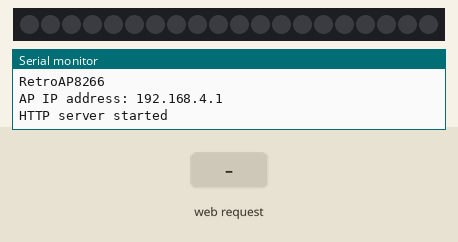
Simulated run of this sketch. Board: ESP8266 (NodeMCU). Shown: 20 RGB LEDs in strip order, left to right, the last lines printed to the serial monitor. The inputs (shaded band) are chosen by the test bench. WiFi joins after 1.5 s; servers stay silent unless stated.

Above: at 2.2 s.
2.3 s: HTTP request GET /l received
At 2.96 s:
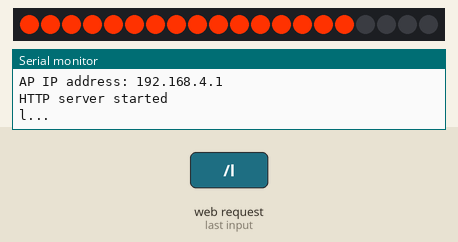
4.9 s: HTTP request GET /r received
At 6.36 s:
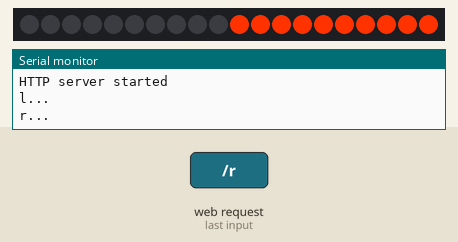
7.7 s: HTTP request GET /m received
At 8.72 s:
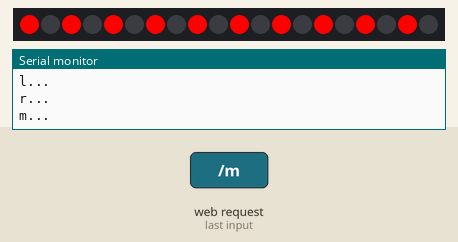
10.6 s: HTTP request GET /l received
At 12.12 s:
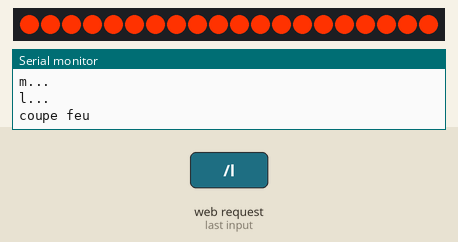
Timing chart, 0 to 13.6 s (numbered marks = the images above; inputs shaded):
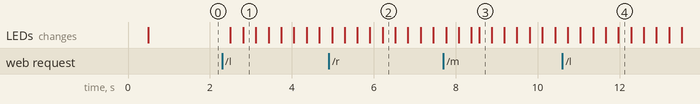

The sketch:

8266-ws-AP.ino
```cpp
#include <Adafruit_NeoPixel.h>
#define PINL        0 // On Trinket or Gemma, suggest changing this to 1
#define NUMPIXELS 20 // Popular NeoPixel ring size

  Adafruit_NeoPixel pixelsl(NUMPIXELS, PINL, NEO_GRB + NEO_KHZ800);


#define DELAYVAL 20 // Time (in milliseconds) to pause between pixels

#include <ESP8266WiFi.h>
//#include <WiFiClient.h>
#include <ESP8266WebServer.h>
#include <ESP8266HTTPClient.h>

/* Set these to your desired credentials. */
//#include <RCSwitch.h>
//RCSwitch mySwitch = RCSwitch();

#define isAP
//#define isCLIENT

#ifdef isAP
  #define APSSID "RetroAP8266"
  #define APPSK  "Santony85"
  IPAddress local_IP(192,168,4,1);
  IPAddress gateway(192,168,4,1);
  IPAddress subnet(255,255,255,0);

#endif

#ifdef isCLIENT
  #define APSSID "Livebox-4296"
  #define APPSK  "Santony85"
#endif

//#define STATIC_IP                       // uncomment for static IP, set IP below
#ifdef STATIC_IP
  IPAddress ip(192,168,4,1);
  IPAddress gateway(192,168,4,1);
  IPAddress subnet(255,255,255,0);
#endif

const char *ssid = APSSID;
const char *password = APPSK;
#define WIFI_TIMEOUT 30000

String macadd = "retrocamera";

ESP8266WebServer server(80);

int first=1;
int nbCli=0;
int isClil=0;
int isClir=0;
int isCli=0;
int isFeu=0;
int isRemote=0;
int isblk=0;
const int timeout =1000;
long int oldtime;
String ipTel="";

int rx0 = 4;    // pushbutton connected to digital pin 7
int rx1 = 5;    // pushbutton connected to digital pin 7
int vrx0 = 0;
int vrx1 = 0;

void wifi_setup() {
  /*Serial.println();
  Serial.print("Connecting to ");
  Serial.println(APSSID);*/

  WiFi.begin(APSSID, APPSK);
  WiFi.mode(WIFI_STA);
  #ifdef STATIC_IP
    WiFi.config(ip, gateway, subnet);
  #endif

  unsigned long connect_start = millis();
  while(WiFi.status() != WL_CONNECTED) {
    delay(500);
    Serial.print(".");

    if(millis() - connect_start > WIFI_TIMEOUT) {
      Serial.println();
      Serial.print("Tried ");
      Serial.print(WIFI_TIMEOUT);
      Serial.print("ms. Resetting ESP now.");
      ESP.reset();
    }
  }

  Serial.println("");
  Serial.println("WiFi connected");
  Serial.print("IP address: ");
  Serial.println(WiFi.localIP());
  Serial.println();}
void handleRoot() {
  server.send(200, "text/plain", "hello from esp8266!");
  Serial.println("\n\nGet Root...");}

void colorWipeL(){
  for(int i=0; i<20; i++) { // For each pixel...
    pixelsl.setPixelColor(i, pixelsl.Color(255, 50, 0));
    pixelsl.show();   // Send the updated pixel colors to the hardware.
    delay(DELAYVAL); // Pause before next pass through loop
  }
  for(int i=0; i<20; i++) { // For each pixel...
    pixelsl.setPixelColor(i, pixelsl.Color(0, 0, 0));
    pixelsl.show();   // Send the updated pixel colors to the hardware.
    delay(DELAYVAL); // Pause before next pass through loop
  }
  if(nbCli <5)nbCli++;
  else {
    isClil=0;
    isCli=0;
    nbCli=0;
    isRemote=0;
    if(isFeu==1){
      feuOn();
      Serial.println("allume feu");
      }
  }}

void colorWipeR(){
  for(int i=20; i>=0; i--) { // For each pixel...
    pixelsl.setPixelColor(i, pixelsl.Color(255, 50, 0));
    pixelsl.show();   // Send the updated pixel colors to the hardware.
    delay(DELAYVAL); // Pause before next pass through loop
  }
  for(int i=20; i>=0; i--) { // For each pixel...
    pixelsl.setPixelColor(i, pixelsl.Color(0, 0, 0));
    pixelsl.show();   // Send the updated pixel colors to the hardware.
    delay(DELAYVAL); // Pause before next pass through loop
  }
  if(nbCli <5)nbCli++;
  else {
    isClir=0;
    isCli=0;
    nbCli=0;
    isRemote=0;
    if(isFeu==1){
      feuOn();
      Serial.println("allume feu");
      }
  }}
void feuOn(){
    pixelsl.setPixelColor(0, pixelsl.Color(255, 0, 0));
    pixelsl.setPixelColor(2, pixelsl.Color(255, 0, 0));
    pixelsl.setPixelColor(4, pixelsl.Color(255, 0, 0));
    pixelsl.setPixelColor(6, pixelsl.Color(255, 0, 0));
    pixelsl.setPixelColor(8, pixelsl.Color(255, 0, 0));
    pixelsl.setPixelColor(10, pixelsl.Color(255, 0, 0));
    pixelsl.setPixelColor(12, pixelsl.Color(255, 0, 0));
    pixelsl.setPixelColor(14, pixelsl.Color(255, 0, 0));
    pixelsl.setPixelColor(16, pixelsl.Color(255, 0, 0));
    pixelsl.setPixelColor(18, pixelsl.Color(255, 0, 0));
    pixelsl.show();}

void feuOff(){
    pixelsl.setPixelColor(0, pixelsl.Color(0, 0, 0));
    pixelsl.setPixelColor(2, pixelsl.Color(0, 0, 0));
    pixelsl.setPixelColor(4, pixelsl.Color(0, 0, 0));
    pixelsl.setPixelColor(6, pixelsl.Color(0, 0, 0));
    pixelsl.setPixelColor(8, pixelsl.Color(0, 0, 0));
    pixelsl.setPixelColor(10, pixelsl.Color(0, 0, 0));
    pixelsl.setPixelColor(12, pixelsl.Color(0, 0, 0));
    pixelsl.setPixelColor(14, pixelsl.Color(0, 0, 0));
    pixelsl.setPixelColor(16, pixelsl.Color(0, 0, 0));
    pixelsl.setPixelColor(18, pixelsl.Color(0, 0, 0));
    pixelsl.show();
    }

void handleFeu(){
  Serial.println("m...");
  if(isFeu==0){
    isFeu=1;
    feuOn();
    oldtime=millis();
    sendToTel("m");
    }
  else {
    isFeu=0;
    feuOff();
    sendToTel("n");
    }
  isRemote=0;
  server.send(200, "text/plain", "ok");

  }

void handleDirl(){
  Serial.println("l...");
    isClil=1;
    isCli=1;
    if(isFeu==1){
      feuOff();
      Serial.println("coupe feu");
      }
    server.send(200, "text/plain", "ok");
    sendToTel("l");
  }

void handleDirr(){
  Serial.println("r...");
    isClir=1;
    isCli=1;
    if(isFeu==1){
      feuOff();
      Serial.println("coupe feu");
    }
    server.send(200, "text/plain", "ok");
    sendToTel("r");
  }

void sendToTel(String txtToSend){
  HTTPClient http;
  WiFiClient client;
  String retval = "http://"+ipTel+":99/"+txtToSend;
  http.begin(client,retval.c_str());  //Specify request destination
  int httpCode = http.GET();                                  //Send the request
  if (httpCode > 0) { //Check the returning code

      String payload = http.getString();   //Get the request response payload
      Serial.println(payload);             //Print the response payload

    }

    http.end();   //Close connection

  }

void handleIpc(){
  ipTel = server.arg(0);
  Serial.println(ipTel);
  server.send(200, "text/plain", "ok");
  }

void setup() {
  //pinMode(2, INPUT);
  //pinMode(PINL, OUTPUT);
  //digitalWrite(PINL,HIGH);
  //digitalWrite(2,LOW);
  delay(500);

  pixelsl.begin(); // INITIALIZE NeoPixel strip object (REQUIRED)
  pixelsl.clear();
  Serial.begin(115200);
  delay(500);
  Serial.println("\n\nStarting...");

  #ifdef isAP
    Serial.println(ssid);
    WiFi.softAPConfig(local_IP, gateway, subnet);
    WiFi.hostname(macadd.c_str());
    WiFi.softAP(ssid, password);
    IPAddress myIP = WiFi.softAPIP();
    Serial.print("AP IP address: ");
    Serial.println(myIP);
  #endif
  #ifdef isCLIENT
      Serial.println(password);
      wifi_setup();
  #endif
  server.on("/", handleRoot);
  server.on("/l", handleDirl);
  server.on("/r", handleDirr);
  server.on("/m", handleFeu);
  server.on("/ipc", handleIpc);

  server.begin();
  Serial.println("HTTP server started");
  pinMode(rx0, INPUT);    // sets the digital pin 7 as input
  pinMode(rx1, INPUT);
  }

void loop() {

    server.handleClient();

    /*if(isFeu==1 && isCli==0){

      long int time = millis();
      if(time - oldtime > timeout){
        oldtime = time;
        if(isblk == 0){
          isblk = 1;
          feuOff();
        }
        else {
          isblk = 0;
          feuOn();
        }
      }

    }
    vrx0 = digitalRead(rx0);
    vrx1 = digitalRead(rx1);
    int msum = (vrx0*10)+vrx1;
    if(msum>0 && isRemote==0){
      if(msum==1){
        Serial.println("left");
        isRemote=1;
        handleDirl();
        }
      else if(msum==11){
        Serial.println("right");
        isRemote=1;
        handleDirr();
        }
      else if(msum==10){
        Serial.println("lumiere");
        isRemote=1;
        handleFeu();
        delay(1000);
        }
      delay(100);
      }
    /*if (mySwitch.available() && isRemote==0) {
    Serial.print("Received ");
    Serial.print( mySwitch.getReceivedValue() );
    Serial.print(" / ");
    Serial.print( mySwitch.getReceivedBitlength() );
    Serial.print("Bit ");
    Serial.print(" // ");
    Serial.print("Protocol: ");
    Serial.println( mySwitch.getReceivedProtocol() );

    if(mySwitch.getReceivedValue() == 2354){
      isRemote=1;
      handleDirl();
      }
    else if(mySwitch.getReceivedValue() == 2359){
      isRemote=1;
      handleDirr();
      }
    else if(mySwitch.getReceivedValue() == 2365){
      isRemote=1;
      handleFeu();
      }
    delay(1);

    mySwitch.resetAvailable();
  }
  else mySwitch.resetAvailable();*/


  if(isClil==1 && nbCli < 6){
    colorWipeL();
  }

  if(isClir==1 && nbCli < 6){
    colorWipeR();
  }

}
```

Measured:
- after the input at 2.3 s, the LEDs: first change after 0.20 s (image 1 shows a later state)
